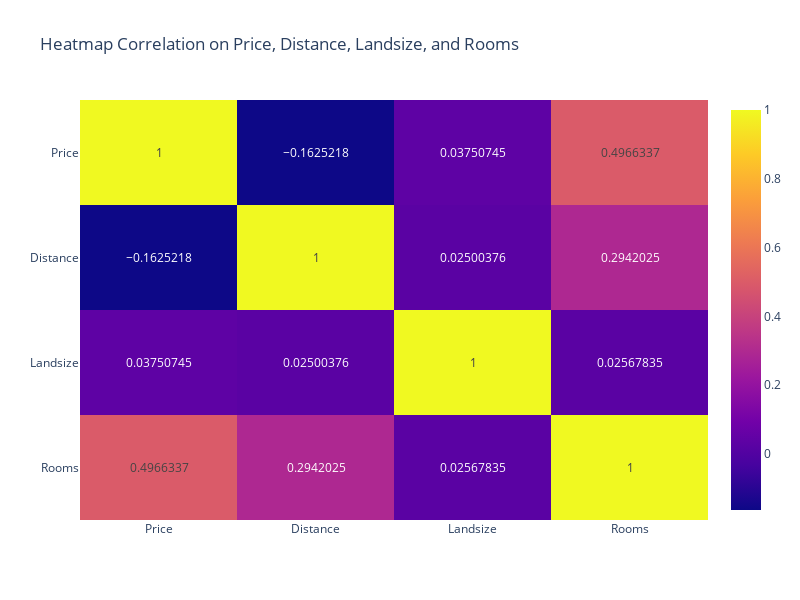

Write notebook code for a chart like this one.
### Code cell
plotly.offline.init_notebook_mode(connected=True)

df_corr = df[['Price', 'Distance', 'Landsize', 'Rooms']].corr()

fig= px.imshow(df_corr, text_auto = True, aspect = 2, title='Heatmap Correlation on Price, Distance, Landsize, and Rooms', width=800, height=600)
fig.show()

### Figure 1 — Plotly figure (JSON) as saved in the notebook; plotly's stock layout.template omitted (floating-point values rounded to 4 significant figures)
{"data": [{"coloraxis": "coloraxis", "name": "0", "texttemplate": "%{z}", "x": ["Price", "Distance", "Landsize", "Rooms"], "y": ["Price", "Distance", "Landsize", "Rooms"], "z": [[1, -0.1625, 0.03751, 0.4966], [-0.1625, 1, 0.025, 0.2942], [0.03751, 0.025, 1, 0.02568], [0.4966, 0.2942, 0.02568, 1]], "type": "heatmap", "xaxis": "x", "yaxis": "y", "hovertemplate": "x: %{x}<br>y: %{y}<br>color: %{z}<extra></extra>"}], "layout": {"xaxis": {"anchor": "y", "domain": [0, 1], "type": "category", "range": [-0.5, 3.5], "autorange": true}, "yaxis": {"anchor": "x", "domain": [0, 1], "autorange": true, "type": "category", "range": [3.5, -0.5]}, "coloraxis": {"colorscale": [[0, "#0d0887"], [0.1111, "#46039f"], [0.2222, "#7201a8"], [0.3333, "#9c179e"], [0.4444, "#bd3786"], [0.5556, "#d8576b"], [0.6667, "#ed7953"], [0.7778, "#fb9f3a"], [0.8889, "#fdca26"], [1, "#f0f921"]]}, "title": {"text": "Heatmap Correlation on Price, Distance, Landsize, and Rooms"}, "height": 600, "width": 800}}
